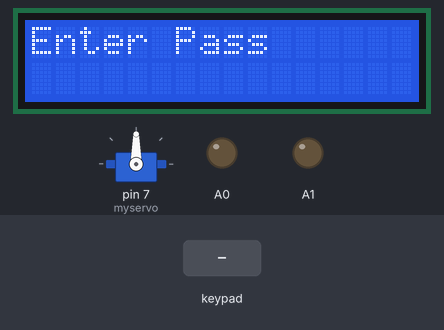
A sketch run on a simulated Arduino Uno, built with avr-gcc and run on an emulated ATmega328P. Shown: 16×2 character LCD, servo, output pins drawn as LEDs (lit = HIGH). The test bench sets the inputs (shaded band).

Above: at 1.2 s.
1.3 s: keypad keys 0 6 5 4 pressed 0.4 s apart
At 3.3 s:
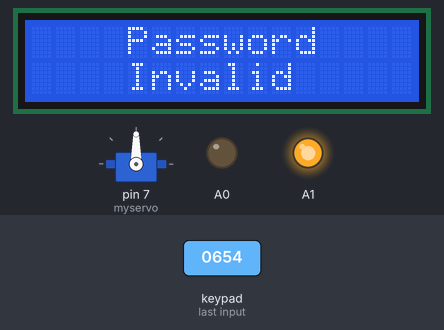
4.4 s: key '1' pressed
At 5.2 s:
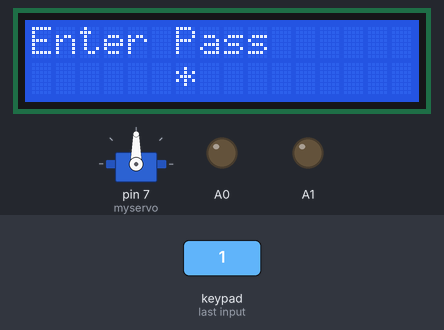
5.9 s: key '2' pressed
At 6.2 s:
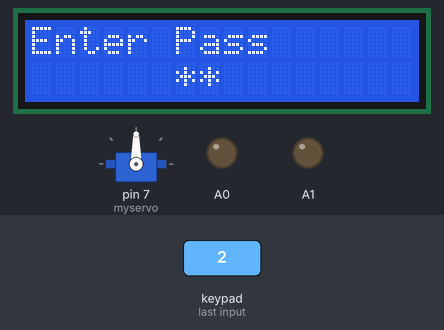
Timing chart, 0 to 8.9 s (numbered marks = the images above; inputs shaded):
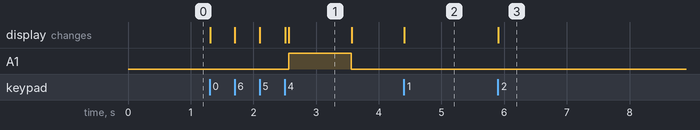

The sketch:

Code.ino
```cpp
#include <LiquidCrystal.h>
#include <Keypad.h>
#include <Servo.h>

int servostate;
int posOpen = 90;
int posClose = 0;
int a=0, b=0, c=0, d=0;
int var=0;
int C1=1,C2=2,C3=3,C4=4;
char f='*';
const byte row = 4;
const byte column = 4;
char tecla[row][column] = {
  {'1','2','3'},
  {'4','5','6'},
  {'7','8','9'},
  {'*','0','#'}
};
byte pinRow[row] = {0, 6, 5, 4};
byte pinColumn[column] = {3, 2, 1};

Servo myservo;
Keypad keypad = Keypad( makeKeymap(tecla), pinRow, pinColumn, row, column );
LiquidCrystal lcd(8,9,10,11,12,13);
void setup(){
  lcd.begin(16,2);
  pinMode(A0,OUTPUT);
  pinMode(A1,OUTPUT);
  myservo.attach(7);
  myservo.write(posOpen);
  servostate = 1;
}

void loop(){
  char key = keypad.getKey();
  if (key){
   lcd.setCursor(6+var,1);
   lcd.print(key),lcd.setCursor(6+var,1),lcd.print(f);
   key=key-48;
   var++;
   switch(var){
    case 1:
    a=key;
    break;
    case 2:
    b=key;
    break;
    case 3:
    c=key;
    break;
    case 4:
    d=key;
   delay(50);
  if(a==C1 && b==C2 && c==C3 && d==C4){
    lcd.clear();
    lcd.setCursor(4,0);
    lcd.print("Gate");
    lcd.setCursor(5,1);
    if(servostate == 0){
    	lcd.print("Open");
      myservo.write(posOpen);
      servostate = 1;
    }
    else{
      lcd.print("Closed");
      myservo.write(posClose);
      servostate = 0;
    }

    digitalWrite(A0,HIGH);
    delay(1000);
    lcd.clear();
    digitalWrite(A0,LOW);
    }
  else{
    lcd.clear();
    lcd.setCursor(4,0);
    lcd.print("Password");
    lcd.setCursor(4,1);
    lcd.print("Invalid");
    digitalWrite(A1,HIGH);
    delay(1000);
    lcd.clear();
    digitalWrite(A1,LOW);
    }

   var=0;
   lcd.clear();

  break;
  }

 }
 if(!key){lcd.setCursor(0,0),lcd.print("Enter Pass");}

  delay(2);
}
```

Measured:
- after the input at 1.3 s, A1: LOW → HIGH after 1.3 s, → LOW 1.0 s later; the display: first changes at once (image 1 shows a later state)
- after the input at 4.4 s, the display: changes at once (image 2)
- after the input at 5.9 s, the display: changes at once (image 3)
- what the display in image 1 shows lasts 1.0 s, from 2.6 s to 3.6 s
